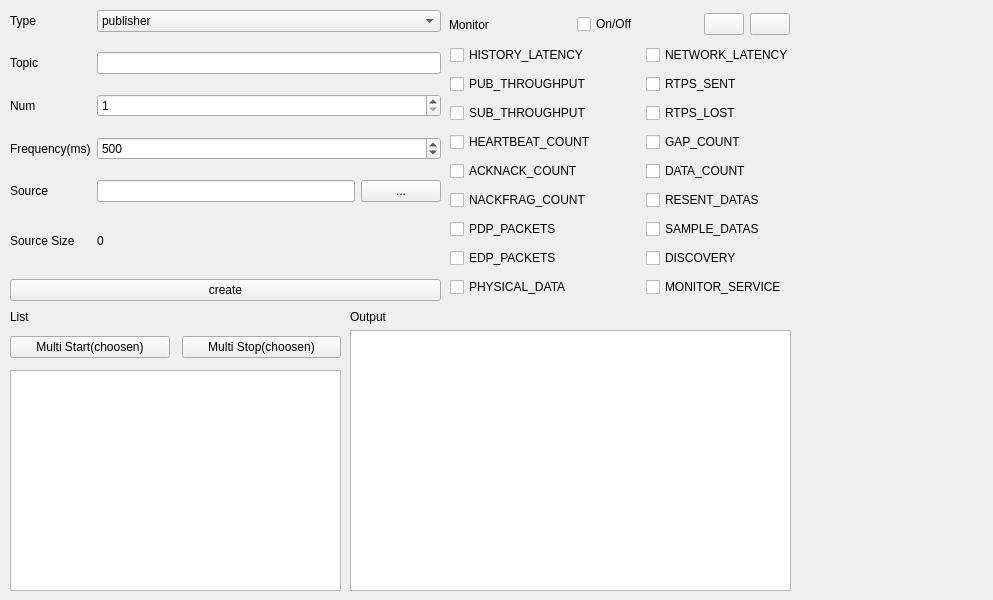
<?xml version="1.0" encoding="UTF-8"?>
<ui version="4.0">
 <class>EasyDDSTest</class>
 <widget class="QMainWindow" name="EasyDDSTest">
  <property name="geometry">
   <rect>
    <x>0</x>
    <y>0</y>
    <width>993</width>
    <height>600</height>
   </rect>
  </property>
  <property name="windowTitle">
   <string>EasyDDSTest</string>
  </property>
  <widget class="QWidget" name="centralwidget">
   <widget class="QWidget" name="gridLayoutWidget">
    <property name="geometry">
     <rect>
      <x>10</x>
      <y>10</y>
      <width>431</width>
      <height>291</height>
     </rect>
    </property>
    <layout class="QGridLayout" name="gridLayout">
     <property name="horizontalSpacing">
      <number>6</number>
     </property>
     <property name="verticalSpacing">
      <number>20</number>
     </property>
     <item row="4" column="1">
      <widget class="QLineEdit" name="lineEdit_2">
       <property name="readOnly">
        <bool>true</bool>
       </property>
      </widget>
     </item>
     <item row="0" column="1" colspan="2">
      <widget class="QComboBox" name="comboBox">
       <item>
        <property name="text">
         <string>publisher</string>
        </property>
       </item>
       <item>
        <property name="text">
         <string>subscriber</string>
        </property>
       </item>
      </widget>
     </item>
     <item row="1" column="1" colspan="2">
      <widget class="QLineEdit" name="lineEdit"/>
     </item>
     <item row="5" column="0">
      <widget class="QLabel" name="label_7">
       <property name="text">
        <string>Source Size</string>
       </property>
      </widget>
     </item>
     <item row="5" column="1" colspan="2">
      <widget class="QLabel" name="label_8">
       <property name="text">
        <string>0</string>
       </property>
      </widget>
     </item>
     <item row="6" column="0" colspan="3">
      <widget class="QPushButton" name="pushButton">
       <property name="text">
        <string>create</string>
       </property>
      </widget>
     </item>
     <item row="4" column="2">
      <widget class="QPushButton" name="pushButton_4">
       <property name="text">
        <string>...</string>
       </property>
      </widget>
     </item>
     <item row="2" column="0">
      <widget class="QLabel" name="label_4">
       <property name="text">
        <string>Num</string>
       </property>
      </widget>
     </item>
     <item row="3" column="1" colspan="2">
      <widget class="QSpinBox" name="spinBox_2">
       <property name="maximum">
        <number>10000</number>
       </property>
       <property name="singleStep">
        <number>100</number>
       </property>
       <property name="value">
        <number>500</number>
       </property>
      </widget>
     </item>
     <item row="3" column="0">
      <widget class="QLabel" name="label_5">
       <property name="text">
        <string>Frequency(ms)</string>
       </property>
      </widget>
     </item>
     <item row="1" column="0">
      <widget class="QLabel" name="label_3">
       <property name="text">
        <string>Topic</string>
       </property>
      </widget>
     </item>
     <item row="4" column="0">
      <widget class="QLabel" name="label_6">
       <property name="text">
        <string>Source</string>
       </property>
      </widget>
     </item>
     <item row="0" column="0">
      <widget class="QLabel" name="label">
       <property name="text">
        <string>Type</string>
       </property>
      </widget>
     </item>
     <item row="2" column="1" colspan="2">
      <widget class="QSpinBox" name="spinBox">
       <property name="minimum">
        <number>1</number>
       </property>
       <property name="maximum">
        <number>999</number>
       </property>
       <property name="value">
        <number>1</number>
       </property>
      </widget>
     </item>
    </layout>
   </widget>
   <widget class="QWidget" name="verticalLayoutWidget">
    <property name="geometry">
     <rect>
      <x>10</x>
      <y>310</y>
      <width>331</width>
      <height>281</height>
     </rect>
    </property>
    <layout class="QVBoxLayout" name="verticalLayout">
     <property name="spacing">
      <number>12</number>
     </property>
     <item>
      <widget class="QLabel" name="label_2">
       <property name="text">
        <string>List</string>
       </property>
      </widget>
     </item>
     <item>
      <layout class="QHBoxLayout" name="horizontalLayout">
       <item>
        <widget class="QPushButton" name="pushButton_2">
         <property name="text">
          <string>Multi Start(choosen)</string>
         </property>
        </widget>
       </item>
       <item>
        <widget class="QPushButton" name="pushButton_3">
         <property name="text">
          <string>Multi Stop(choosen)</string>
         </property>
        </widget>
       </item>
      </layout>
     </item>
     <item>
      <widget class="QTableWidget" name="tableWidget">
       <property name="sizeAdjustPolicy">
        <enum>QAbstractScrollArea::AdjustToContents</enum>
       </property>
       <property name="editTriggers">
        <set>QAbstractItemView::NoEditTriggers</set>
       </property>
       <property name="selectionMode">
        <enum>QAbstractItemView::MultiSelection</enum>
       </property>
      </widget>
     </item>
    </layout>
   </widget>
   <widget class="QWidget" name="verticalLayoutWidget_2">
    <property name="geometry">
     <rect>
      <x>350</x>
      <y>310</y>
      <width>441</width>
      <height>281</height>
     </rect>
    </property>
    <layout class="QVBoxLayout" name="verticalLayout_3">
     <item>
      <widget class="QLabel" name="label_9">
       <property name="text">
        <string>Output</string>
       </property>
      </widget>
     </item>
     <item>
      <widget class="QTextEdit" name="textEdit"/>
     </item>
    </layout>
   </widget>
   <widget class="QWidget" name="verticalLayoutWidget_3">
    <property name="geometry">
     <rect>
      <x>450</x>
      <y>10</y>
      <width>341</width>
      <height>291</height>
     </rect>
    </property>
    <layout class="QVBoxLayout" name="verticalLayout_6" stretch="1,10">
     <item>
      <widget class="QWidget" name="widget_2" native="true">
       <widget class="QWidget" name="horizontalLayoutWidget">
        <property name="geometry">
         <rect>
          <x>-1</x>
          <y>-1</y>
          <width>341</width>
          <height>31</height>
         </rect>
        </property>
        <layout class="QHBoxLayout" name="horizontalLayout_4" stretch="5,5,1,1">
         <item>
          <widget class="QLabel" name="label_10">
           <property name="text">
            <string>Monitor</string>
           </property>
          </widget>
         </item>
         <item>
          <widget class="QCheckBox" name="ckb_all">
           <property name="text">
            <string>On/Off</string>
           </property>
          </widget>
         </item>
         <item>
          <widget class="QPushButton" name="pushButton_5">
           <property name="sizePolicy">
            <sizepolicy hsizetype="Preferred" vsizetype="Fixed">
             <horstretch>0</horstretch>
             <verstretch>0</verstretch>
            </sizepolicy>
           </property>
           <property name="toolTip">
            <string>choose all</string>
           </property>
           <property name="autoFillBackground">
            <bool>true</bool>
           </property>
           <property name="inputMethodHints">
            <set>Qt::ImhHiddenText</set>
           </property>
           <property name="text">
            <string/>
           </property>
           <property name="icon">
            <iconset resource="icon.qrc">
             <normaloff>:/duicuo-.svg</normaloff>:/duicuo-.svg</iconset>
           </property>
          </widget>
         </item>
         <item>
          <widget class="QPushButton" name="pushButton_6">
           <property name="sizePolicy">
            <sizepolicy hsizetype="Preferred" vsizetype="Fixed">
             <horstretch>0</horstretch>
             <verstretch>0</verstretch>
            </sizepolicy>
           </property>
           <property name="inputMethodHints">
            <set>Qt::ImhHiddenText</set>
           </property>
           <property name="text">
            <string/>
           </property>
           <property name="icon">
            <iconset resource="icon.qrc">
             <normaloff>:/duicuo.svg</normaloff>:/duicuo.svg</iconset>
           </property>
          </widget>
         </item>
        </layout>
       </widget>
      </widget>
     </item>
     <item>
      <widget class="QWidget" name="wgt_monitor" native="true">
       <widget class="QWidget" name="gridLayoutWidget_2">
        <property name="geometry">
         <rect>
          <x>0</x>
          <y>0</y>
          <width>344</width>
          <height>261</height>
         </rect>
        </property>
        <layout class="QGridLayout" name="gridLayout_2" columnstretch="1,0">
         <item row="3" column="1">
          <widget class="QCheckBox" name="ckb_gap_count">
           <property name="text">
            <string>GAP_COUNT</string>
           </property>
          </widget>
         </item>
         <item row="7" column="0">
          <widget class="QCheckBox" name="ckb_edp_packets">
           <property name="text">
            <string>EDP_PACKETS</string>
           </property>
          </widget>
         </item>
         <item row="6" column="0">
          <widget class="QCheckBox" name="ckb_pdp_packets">
           <property name="text">
            <string>PDP_PACKETS</string>
           </property>
          </widget>
         </item>
         <item row="4" column="0">
          <widget class="QCheckBox" name="ckb_acknack_count">
           <property name="text">
            <string>ACKNACK_COUNT</string>
           </property>
          </widget>
         </item>
         <item row="1" column="1">
          <widget class="QCheckBox" name="ckb_rtps_sent">
           <property name="text">
            <string>RTPS_SENT</string>
           </property>
          </widget>
         </item>
         <item row="0" column="1">
          <widget class="QCheckBox" name="ckb_network_latency">
           <property name="text">
            <string>NETWORK_LATENCY</string>
           </property>
          </widget>
         </item>
         <item row="3" column="0">
          <widget class="QCheckBox" name="ckb_heartbeat_count">
           <property name="text">
            <string>HEARTBEAT_COUNT</string>
           </property>
          </widget>
         </item>
         <item row="0" column="0">
          <widget class="QCheckBox" name="ckb_history_latency">
           <property name="text">
            <string>HISTORY_LATENCY</string>
           </property>
          </widget>
         </item>
         <item row="1" column="0">
          <widget class="QCheckBox" name="ckb_pub_throughtput">
           <property name="text">
            <string>PUB_THROUGHPUT</string>
           </property>
          </widget>
         </item>
         <item row="8" column="0">
          <widget class="QCheckBox" name="ckb_physical_data">
           <property name="text">
            <string>PHYSICAL_DATA</string>
           </property>
          </widget>
         </item>
         <item row="4" column="1">
          <widget class="QCheckBox" name="ckb_data_count">
           <property name="text">
            <string>DATA_COUNT</string>
           </property>
          </widget>
         </item>
         <item row="5" column="0">
          <widget class="QCheckBox" name="ckb_nackfrag_count">
           <property name="text">
            <string>NACKFRAG_COUNT</string>
           </property>
          </widget>
         </item>
         <item row="2" column="0">
          <widget class="QCheckBox" name="ckb_sub_throughtput">
           <property name="text">
            <string>SUB_THROUGHPUT</string>
           </property>
          </widget>
         </item>
         <item row="6" column="1">
          <widget class="QCheckBox" name="ckb_sample_data">
           <property name="text">
            <string>SAMPLE_DATAS</string>
           </property>
          </widget>
         </item>
         <item row="5" column="1">
          <widget class="QCheckBox" name="ckb_resent_data">
           <property name="text">
            <string>RESENT_DATAS</string>
           </property>
          </widget>
         </item>
         <item row="2" column="1">
          <widget class="QCheckBox" name="ckb_rtps_lost">
           <property name="text">
            <string>RTPS_LOST</string>
           </property>
          </widget>
         </item>
         <item row="8" column="1">
          <widget class="QCheckBox" name="ckb_monitor_service">
           <property name="text">
            <string>MONITOR_SERVICE</string>
           </property>
          </widget>
         </item>
         <item row="7" column="1">
          <widget class="QCheckBox" name="ckb_discovery">
           <property name="text">
            <string>DISCOVERY</string>
           </property>
          </widget>
         </item>
        </layout>
       </widget>
      </widget>
     </item>
    </layout>
   </widget>
  </widget>
 </widget>
 <resources>
  <include location="icon.qrc"/>
 </resources>
 <connections/>
</ui>
